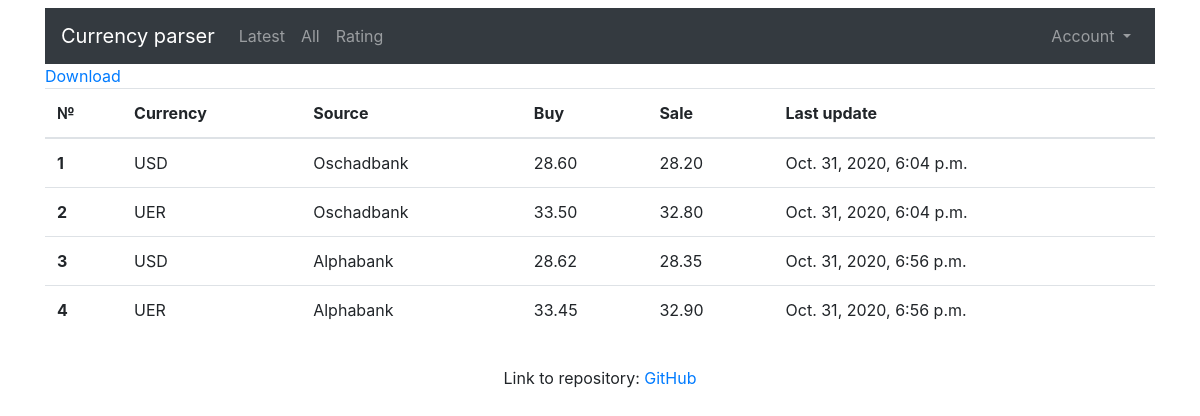
The app's page /rate/latestrates/, older data.
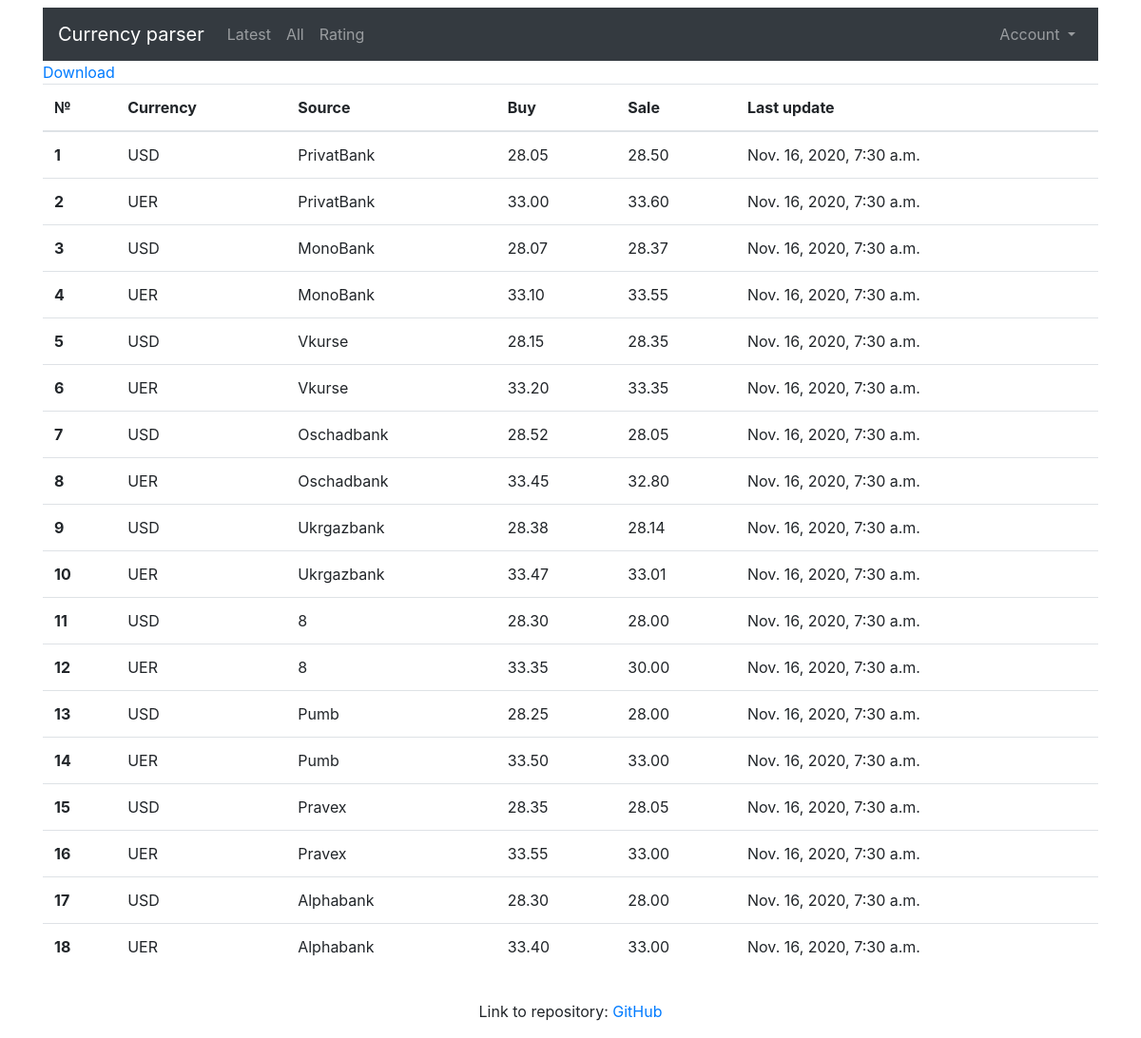
The same page, newer data.
### rate/models.py (models this page shows, shortened)
class Rate(models.Model):
    currency = models.PositiveSmallIntegerField(choices=choices.CURRENCY_CHOICES, verbose_name='Currency')
    source = models.PositiveSmallIntegerField(choices=choices.SOURCE_CHOICES, verbose_name='Bank')
    buy = models.DecimalField(max_digits=6, decimal_places=2, verbose_name='Buy')
    sale = models.DecimalField(max_digits=6, decimal_places=2, verbose_name='Sale')
    created = models.DateTimeField(verbose_name='Update time', default=now)
    class Meta:
        verbose_name = "Rate"
        verbose_name_plural = "Rates"

### rate/views.py (the view)
# urls.py: path('latestrates/', views.LatestRates.as_view(), name='latestrates'),
class LatestRates(View):
    def get(self, request):
        context = {'rate_list': last_rates()}
        return render(request, 'rate/latest-rates.html', context=context)

### rate/utils.py (called while the page is built)
def last_rates() -> list:
    query = Rate.objects.raw(
        """
        SELECT id, source, currency, buy, sale, MAX(created)
        FROM rate_rate
        GROUP BY source, currency
        """
    )
    return list(query)

### rate/templates/rate/latest-rates.html
{% extends 'base.html' %}
{% block content%}
  <div class='row'>
    <div class='col'>
      <a href="{% url 'rate:downloadlatestrates' %}">Download</a>
      <table class="table">
        <thead>
          <tr>
            <th scope="col">№</th>
            <th scope="col">Currency</th>
            <th scope="col">Source</th>
            <th scope="col">Buy</th>
            <th scope="col">Sale</th>
            <th scope="col">Last update</th>
          </tr>
        </thead>
        <tbody>
          {% for row in rate_list %}
          <tr>
            <th scope="row">{{ forloop.counter }}</th>
            <td>{{ row.get_currency_display }}</td>
            <td>{{ row.get_source_display }}</td>
            <td>{{ row.buy }}</td>
            <td>{{ row.sale }}</td>
            <td>{{ row.created }}</td>
          </tr>
          {% endfor %}
        </tbody>
      </table>
    </div>
  </div>
{% endblock content%}

Row changes from the older to the newer data that the page shows:
no longer on this page (row unchanged): Rate: currency "USD", source "Oschadbank", buy "28.60", sale "28.20", created "Oct. 31, 2020, 6:04 p.m."
no longer on this page (row unchanged): Rate: currency "UER", source "Oschadbank", buy "33.50", sale "32.80", created "Oct. 31, 2020, 6:04 p.m."
no longer on this page (row unchanged): Rate: currency "USD", source "Alphabank", buy "28.62", sale "28.35", created "Oct. 31, 2020, 6:56 p.m."
no longer on this page (row unchanged): Rate: currency "UER", source "Alphabank", buy "33.45", sale "32.90", created "Oct. 31, 2020, 6:56 p.m."
added Rate: currency "USD", source "PrivatBank", buy "28.05", sale "28.50", created "Nov. 16, 2020, 7:30 a.m."
added Rate: currency "UER", source "PrivatBank", buy "33.00", sale "33.60", created "Nov. 16, 2020, 7:30 a.m."
added Rate: currency "USD", source "MonoBank", buy "28.07", sale "28.37", created "Nov. 16, 2020, 7:30 a.m."
added Rate: currency "UER", source "MonoBank", buy "33.10", sale "33.55", created "Nov. 16, 2020, 7:30 a.m."
added Rate: currency "USD", source "Vkurse", buy "28.15", sale "28.35", created "Nov. 16, 2020, 7:30 a.m."
added Rate: currency "UER", source "Vkurse", buy "33.20", sale "33.35", created "Nov. 16, 2020, 7:30 a.m."
added Rate: currency "USD", source "Oschadbank", buy "28.52", sale "28.05", created "Nov. 16, 2020, 7:30 a.m."
added Rate: currency "UER", source "Oschadbank", buy "33.45", sale "32.80", created "Nov. 16, 2020, 7:30 a.m."
added Rate: currency "USD", source "Ukrgazbank", buy "28.38", sale "28.14", created "Nov. 16, 2020, 7:30 a.m."
added Rate: currency "UER", source "Ukrgazbank", buy "33.47", sale "33.01", created "Nov. 16, 2020, 7:30 a.m."
added Rate: currency "USD", source "8", buy "28.30", sale "28.00", created "Nov. 16, 2020, 7:30 a.m."
added Rate: currency "UER", source "8", buy "33.35", sale "30.00", created "Nov. 16, 2020, 7:30 a.m."
added Rate: currency "USD", source "Pumb", buy "28.25", sale "28.00", created "Nov. 16, 2020, 7:30 a.m."
added Rate: currency "UER", source "Pumb", buy "33.50", sale "33.00", created "Nov. 16, 2020, 7:30 a.m."
added Rate: currency "USD", source "Pravex", buy "28.35", sale "28.05", created "Nov. 16, 2020, 7:30 a.m."
added Rate: currency "UER", source "Pravex", buy "33.55", sale "33.00", created "Nov. 16, 2020, 7:30 a.m."
added Rate: currency "USD", source "Alphabank", buy "28.30", sale "28.00", created "Nov. 16, 2020, 7:30 a.m."
added Rate: currency "UER", source "Alphabank", buy "33.40", sale "33.00", created "Nov. 16, 2020, 7:30 a.m."
